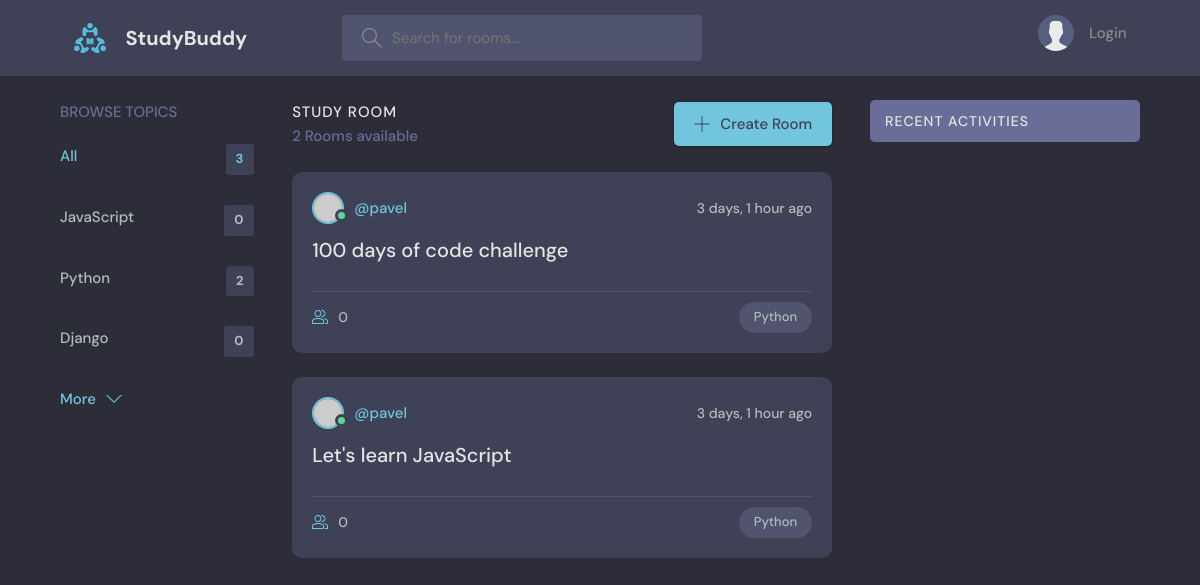
Before: / with the older database file.
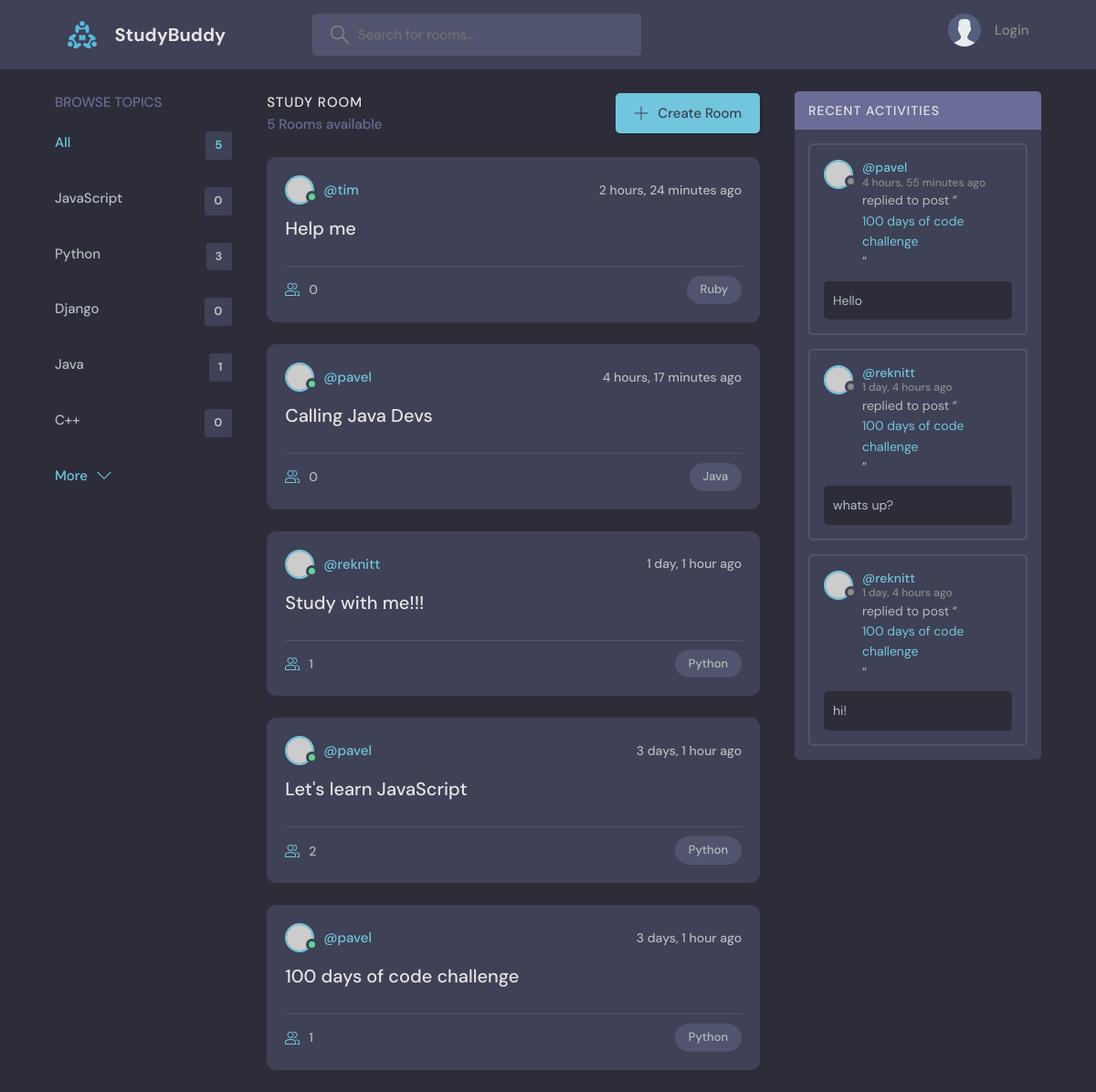
After: the same page with the newer database file.
### base/models.py (models this page shows, shortened)
class Topic(models.Model):
    objects = models.Manager()
    name = models.CharField(max_length=200)

class Room(models.Model):
    host = models.ForeignKey(User, on_delete=models.SET_NULL, null=True)
    topic = models.ForeignKey(Topic, on_delete=models.SET_NULL, null=True)
    objects = models.Manager()
    name = models.CharField(max_length=200)
    description = models.TextField(null=True, blank=True)
    participants = models.ManyToManyField(User, related_name='participants', blank=True)
    updated = models.DateTimeField(auto_now=True)
    created = models.DateTimeField(auto_now_add=True)
    class Meta:
        ordering = ['-updated', '-created']
    def __str__(self):
        return self.name

class Message(models.Model):
    user = models.ForeignKey(User, on_delete=models.CASCADE)
    room = models.ForeignKey(Room, on_delete=models.CASCADE)
    body = models.TextField()
    updated = models.DateTimeField(auto_now=True)
    created = models.DateTimeField(auto_now_add=True)
    objects = models.Manager()
    class Meta:
        ordering = ['-updated', '-created']
    def __str__(self):
        return self.body[0:50]

### base/views.py (the view)
# urls.py: path('', views.home, name="home"),
def home(request):
    q = request.GET.get('q') if request.GET.get('q') is not None else ''
    rooms = Room.objects.filter(
        Q(topic__name__contains=q) |
        Q(description__icontains=q) |
        Q(name__icontains=q)
    )
    topics = Topic.objects.all()[0:5]
    room_count = rooms.count()
    room_messages = Message.objects.filter(Q(room__topic__name__icontains=q))
    context = {'rooms': rooms, 'topics': topics,
               'room_count': room_count, 'room_messages': room_messages}
    return render(request, 'base/home.html', context)

### base/templates/base/home.html (shortened to what this page needs)
{% extends 'main.html' %}
{% block content %}
<main class="layout layout--3">
      <div class="container">
        {% include 'base/topics_component.html' %}
        <div class="roomList">
          <div class="roomList__header">
            <div>
              <h2>Study Room</h2>
              <p>{{room_count}} Rooms available</p>
            </div>
            <a class="btn btn--main" href="{% url 'create-room' %}">
              <svg version="1.1" xmlns="http://www.w3.org/2000/svg" width="32" height="32" viewBox="0 0 32 32">
                <title>add</title>
                <path
                  d="M16.943 0.943h-1.885v14.115h-14.115v1.885h14.115v14.115h1.885v-14.115h14.115v-1.885h-14.115v-14.115z"
                ></path>
              </svg>
              Create Room
            </a>
          </div>
          {% include 'base/feed_component.html' %}
      </div>
        {% include 'base/activity_component.html' %}
      </div>
    </main>
{% endblock %}

### base/templates/base/topics_component.html
 <div class="topics">
  <div class="topics__header">
    <h2>Browse Topics</h2>
  </div>
  <ul class="topics__list">
    <li>
      <a href="{% url 'home' %}" class="active">All <span>{{topics.count}}</span></a>
    </li>
  {% for topic in topics %}
    <li>
      <a href="{% url 'home' %}?q={{topic.name}}">{{topic.name}}<span>{{topic.room_set.all.count}}</span></a>
    </li>
  {% endfor %}
  </ul>
  <a class="btn btn--link" href="{% url 'topics' %}">
    More
    <svg version="1.1" xmlns="http://www.w3.org/2000/svg" width="32" height="32" viewBox="0 0 32 32">
      <title>chevron-down</title>
      <path d="M16 21l-13-13h-3l16 16 16-16h-3l-13 13z"></path>
    </svg>
  </a>
</div>

### base/templates/base/feed_component.html (shortened to what this page needs)
{% for room in rooms %}
<div class="roomListRoom">
    <div class="roomListRoom__header">
      <a href="{% url 'user-profile' room.host.id %}" class="roomListRoom__author">
        <div class="avatar avatar--small active">
          <img src="https://randomuser.me/api/portraits/men/11.jpg" />
        </div>
        <span>@{{room.host.username}}</span>
      </a>
      <div class="roomListRoom__actions">
        <span>{{room.created|timesince}} ago</span>
      </div>
    </div>
    <div class="roomListRoom__content">
      <a href="{% url 'room' room.id %}">{{room.name}}</a>
    </div>
    <div class="roomListRoom__meta">
      <a href="{% url 'room' room.id %}" class="roomListRoom__joined">
        {{room.participants.all.count}}
      </a>
      <p class="roomListRoom__topic">{{room.topic.name}}</p>
    </div>
  </div>
{% endfor %}

### base/templates/base/activity_component.html (shortened to what this page needs)
 <div class="activities">
          <div class="activities__header">
            <h2>Recent Activities</h2>
          </div>
     {% for message in room_messages %}
          <div class="activities__box">
            <div class="activities__boxHeader roomListRoom__header">
              <a href="{% url 'user-profile' message.user.id %}" class="roomListRoom__author">
                <div class="avatar avatar--small">
                  <img src="https://randomuser.me/api/portraits/women/11.jpg" />
                </div>
                <p>
                  @{{message.user}}
                  <span>{{message.created|timesince}} ago</span>
                </p>
              </a>
            </div>
            <div class="activities__boxContent">
              <p>replied to post “<a href="{% url 'room' message.room.id %}">{{message.room}}</a>”</p>
              <div class="activities__boxRoomContent">
                  {{message}}
              </div>
            </div>
          </div>
     {% endfor %}
   </div>

Changed rows visible on the page:
computed for Topic "Python": room_set.all.count "2" → "3"
added Topic: name "Java", room_set.all.count "1"
added Topic: name "C++", room_set.all.count "0"
added Room: host.username "tim", created "2 hours, 24 minutes", name "Help me", participants.all.count "0", topic.name "Ruby"
added Room: host.username "pavel", created "4 hours, 17 minutes", name "Calling Java Devs", participants.all.count "0", topic.name "Java"
added Room: host.username "reknitt", created "1 day, 1 hour", name "Study with me!!!", participants.all.count "1", topic.name "Python"
changed Room "Let's learn JavaScript": participants.all.count "0" → "2"; moves up the list
computed for Room "100 days of code challenge": participants.all.count "0" → "1"
added Message: user "pavel", created "4 hours, 55 minutes", room "100 days of code challenge", body "Hello"
added Message: user "reknitt", created "1 day, 4 hours", room "100 days of code challenge", body "whats up?"
added Message: user "reknitt", created "1 day, 4 hours", room "100 days of code challenge", body "hi!"
Other visible differences:
{{ topics.count }}: "3" → "5"
{{ room_count }}: "2" → "5"
